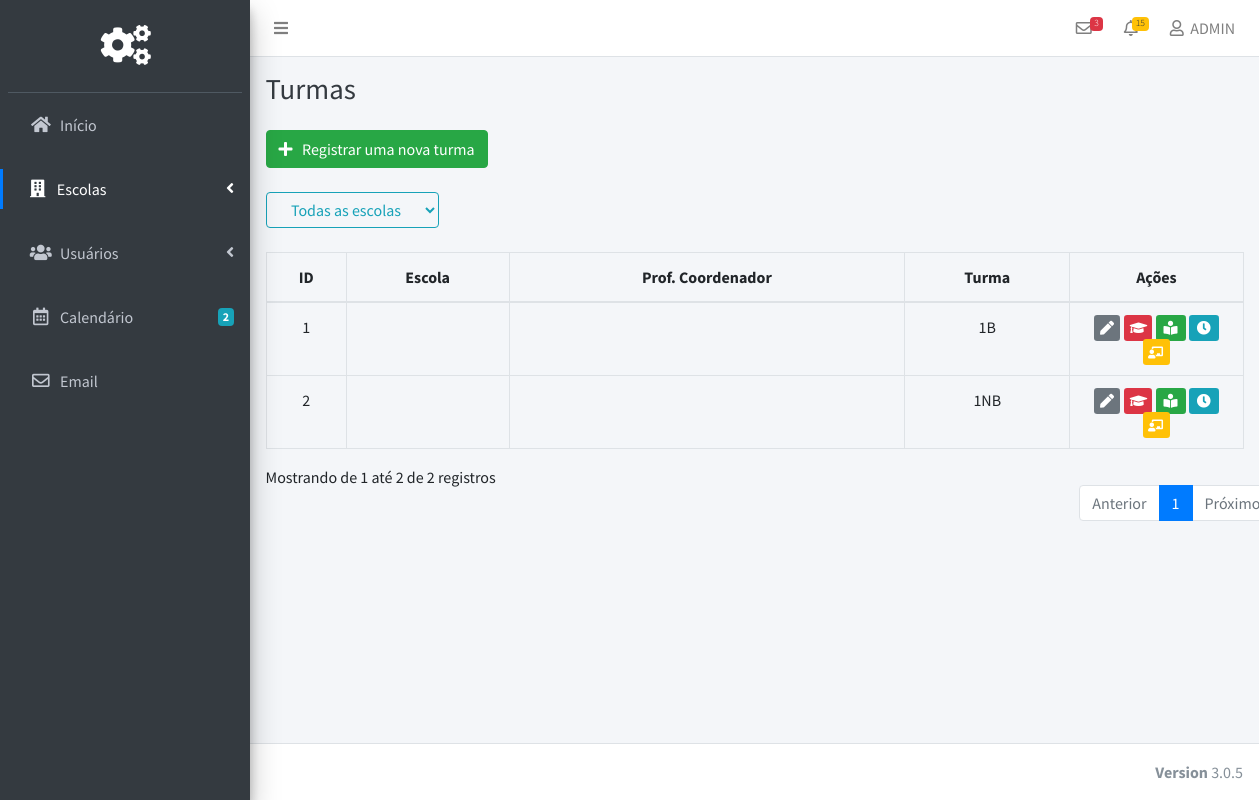
The app's page /Pages/Admin/turmas.php (signed in) with its own data.
### tables this page shows
CREATE TABLE `Turmas` (
  `ID_Ano` bigint(20) NOT NULL,
  `Turma` varchar(255) NOT NULL
);

### src/Pages/Admin/turmas.php (the view, shortened to what this page needs)
<?php
include('../../Scripts/Database/Connection.php');
?>
<!DOCTYPE html>
<html>
<head>
  <link rel="stylesheet" href="../../plugins/fontawesome-free/css/all.min.css">
<link rel="stylesheet" href="../../assets/Admin/css/style.css">
  <link rel="stylesheet" href="https://code.ionicframework.com/ionicons/2.0.1/css/ionicons.min.css">
  <link rel="stylesheet" href="../../plugins/tempusdominus-bootstrap-4/css/tempusdominus-bootstrap-4.min.css">
  <link rel="stylesheet" href="../../plugins/icheck-bootstrap/icheck-bootstrap.min.css">
  <link rel="stylesheet" href="../../plugins/jqvmap/jqvmap.min.css">
  <link rel="stylesheet" href="../../plugins/toastr/toastr.min.css">
  <link rel="stylesheet" href="../../assets/Global/css/adminlte.min.css">
  <link rel="stylesheet" href="../../assets/Global/css/style.css">
  <link rel="stylesheet" href="../../plugins/overlayScrollbars/css/OverlayScrollbars.min.css">
  <link rel="stylesheet" href="../../plugins/daterangepicker/daterangepicker.css">
  <link rel="stylesheet" href="../../plugins/summernote/summernote-bs4.css">
</head>
<body class="hold-transition sidebar-mini layout-fixed">
<div class="wrapper">
  <nav class="main-header navbar navbar-expand navbar-white navbar-light">
    <ul class="navbar-nav">
      <li class="nav-item">
        <a class="nav-link" data-widget="pushmenu" href="#" role="button"><i class="fas fa-bars"></i></a>
      </li>
    </ul>
    <ul class="navbar-nav ml-auto">
      <li class="nav-item dropdown">
        <a class="nav-link" data-toggle="dropdown" href="#">
          <i class="far fa-envelope"></i>
          <span class="badge badge-danger navbar-badge">3</span>
        </a>
      </li>
      <li class="nav-item dropdown">
        <a class="nav-link" data-toggle="dropdown" href="#">
          <i class="far fa-bell"></i>
          <span class="badge badge-warning navbar-badge">15</span>
        </a>
      </li>
      <li class="nav-item dropdown">
        <a class="nav-link" data-toggle="dropdown" href="#">
          <i class="far fa-user"></i>&nbsp;
ADMIN        </a>
      </li>
    </ul>
  </nav>
  <aside class="main-sidebar sidebar-dark-primary elevation-4">
    <div class="sidebar">
      <div class="user-panel mt-3 pb-3 mb-3 d-flex">
        <div class="image">
        </div>
        <div class="pageLogo">
       <i class="fa fa-cogs"></i>
        </div>
      </div>
      <nav class="mt-2">
        <ul class="nav nav-pills nav-sidebar nav-legacy flex-column" data-widget="treeview" role="menu" data-accordion="false">
          <li class="nav-item ">
            <a href="home.php" class="nav-link">
              <i class="nav-icon fas fa-home"></i>
              <p>
                Início
              </p>
            </a>
          </li>
        <br>
          <li class="nav-item has-treeview">
            <a href="#" class="nav-link active">
              <i class="nav-icon fas fa-building"></i>
              <p>
                Escolas
                <i class="fas fa-angle-left right"></i>
              </p>
            </a>
          </li>
<br>
          <li class="nav-item has-treeview">
            <a href="#" class="nav-link">
              <i class="nav-icon fas fa-users"></i>
              <p>
                Usuários
                <i class="right fas fa-angle-left"></i>
              </p>
            </a>
          </li><br>
          <li class="nav-item">
            <a href="pages/calendar.html" class="nav-link">
              <i class="nav-icon far fa-calendar-alt"></i>
              <p>
                Calendário
                <span class="badge badge-info right">2</span>
              </p>
            </a>
          </li>
         <br>
          <li class="nav-item">
            <a href="#" class="nav-link">
              <i class="nav-icon far fa-envelope"></i>
              <p>
                Email
              </p>
            </a>
          </li>
        </ul>
      </nav>
    </div>
  </aside>
  <div class="content-wrapper">
    <div class="content-header">
      <div class="container-fluid">
        <div class="row mb-2">
          <div class="col-sm-6">
            <h1 class="m-0 text-dark">Turmas</h1>
          </div>
        </div>
      </div>
    </div>
    <section class="content">
      <div class="container-fluid">
        <button class="btn btn-success" type="button" name="button" data-toggle="modal" data-target="#RegistrarTurma"><i class="fa fa-plus"></i> &nbsp;  Registrar uma nova turma</button>
<br><br>
        <select
        data-column="2" class="btn btn-outline-info" name="filtroEscola" id="filtroEscola">
          <option selected value="">Todas as escolas</option>
</select>
<br><br>
     <table class="table table-bordered display text-center" id="tabelaTurmas" width="100%" cellspacing="0">
          <form action="" id="myform">
        <thead>
         <tr>
           <th>ID</th>
           <th>Escola</th>
           <th> Prof. Coordenador</th>
      <th>Turma</th>
               <th style="width:18%">Ações</th>
      </tr>
        </thead>
      <tbody>
<?php
$result =  mysqli_query($conn,"SELECT * FROM Turmas");
while($row = mysqli_fetch_array($result))
{
echo "<tr>";
echo "<td>" . $row['ID_Ano'] . "</td>";
echo "<td>" . $row['Escola'] . "</td>";
echo "<td>" . $row['Prof_Coordenador']. "</td>";
echo "<td>" . $row['Turma'] . "</td>";
echo '<td><a class="btn-sm  btn-secondary btnEditar" id="editar" href="#"> <i class="fa fa-pen"></i>   </a>
&nbsp;
  <a class="btn-sm btn-danger btnProfessores" name="professores" href="#"><i class="fa fa-graduation-cap"></i></a>
  <a class="btn-sm btn-success btnAlunos" name="alunos" href="#"><i class="fa fa-book-reader"></i></a>
  <a class="btn-sm btn-info  btnHorários" name="horarios" href="#"><i class="fa fa-clock"></i></a>
  <a class="btn-sm btn-warning text-white btnTurmas" name="turmas" href="#"><i class="fa fa-chalkboard-teacher"></i></a>
</td>';
echo "</tr>";
}
?>
      </tbody>
      </table>
      </div>
    </section>
  </div>
  <footer class="main-footer">
    <div class="float-right d-none d-sm-inline-block">
      <b>Version</b> 3.0.5
    </div>
  </footer>
</div>
</body>
</html>

### src/assets/Admin/css/style.css (style rules this page uses)
.btnEditar { margin-right: -2.5px; }
.fa-pen { font-size: 14px; margin-left: -2px; margin-right: -5px; }
.fa-graduation-cap { margin-left: -2px; margin-right: -3px; }
.fa-chalkboard-teacher { margin-left: -3px; margin-right: -1px; font-size: 12px; }

### src/assets/Global/css/style.css (style rules this page uses)
.pageLogo { color: #fff; font-size: 40px; margin-left: 80px; }

### records on screen
turmas: ID_Ano "1", Turma "1B"
turmas: ID_Ano "2", Turma "1NB"
